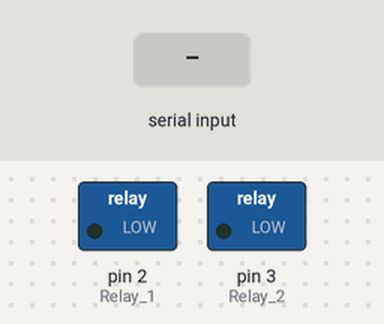
Simulated run of this sketch. Board: Arduino Uno, built with avr-gcc and run on an emulated ATmega328P. On the bench: switched loads named in the sketch (green lamp = pin HIGH). The inputs (shaded band) are chosen by the test bench.

Above: at 1.2 s.
1.3 s: "1" received over the second serial link
At 2.5 s:
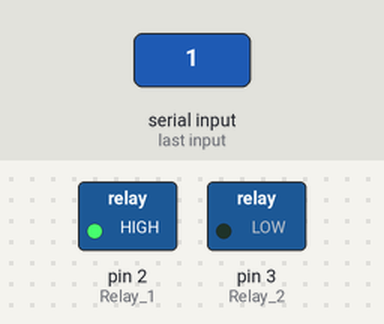
2.8 s: "2" received over the second serial link
At 3.6 s:
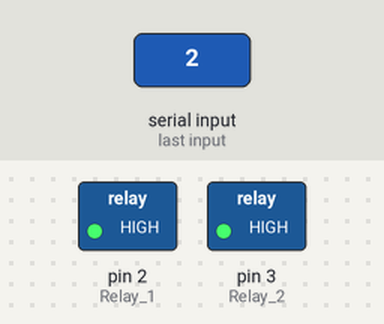
4.3 s: "1" received over the second serial link
At 4.8 s:
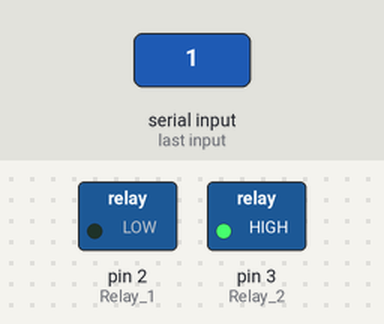
Timing chart, 0 to 7.3 s (numbered marks = the images above; inputs shaded):
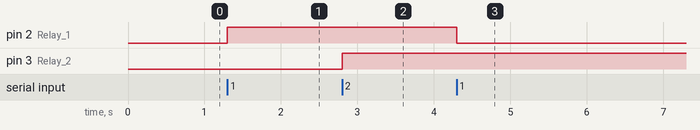

Measured:
- after the input at 1.3 s, pin 2 (Relay_1): LOW → HIGH at once
- after the input at 2.8 s, pin 3 (Relay_2): LOW → HIGH at once
- after the input at 4.3 s, pin 2 (Relay_1): HIGH → LOW at once

The sketch:

smarthome.ino
```cpp
#include<SoftwareSerial.h>
#define Relay_1 2
#define Relay_2 3
#define Rx 4
#define TX 5
SoftwareSerial btserial(4,5);

void setup() {
  Serial.begin(9600);
  btserial.begin(9600);
  pinMode(Relay_1,OUTPUT);
  pinMode(Relay_2,OUTPUT);

}

void loop() {
  if(btserial.available()>0){
    char order = btserial.read();

    if(order == '1'){
      digitalWrite(Relay_1, !digitalRead(Relay_1));
   } else if(order == '2'){
      digitalWrite(Relay_2, !digitalRead(Relay_2));
   }

  }

  delay(100);
}
```
